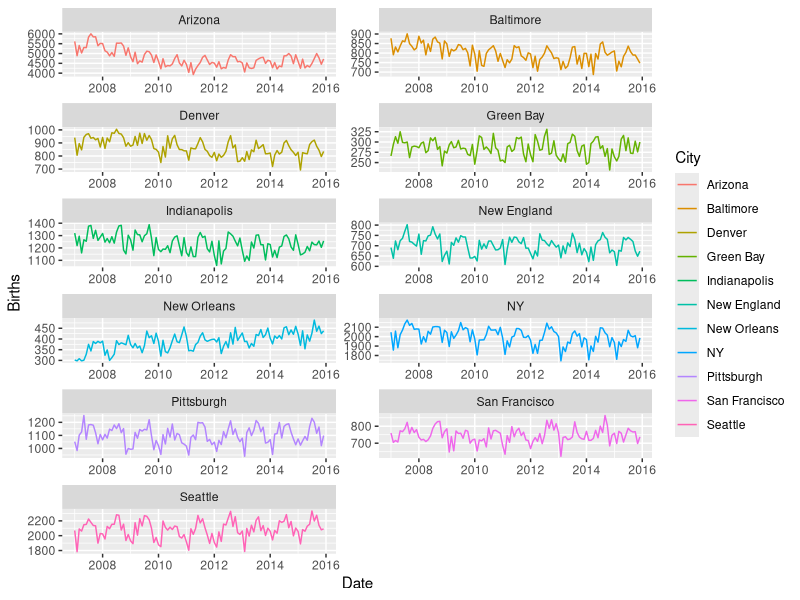
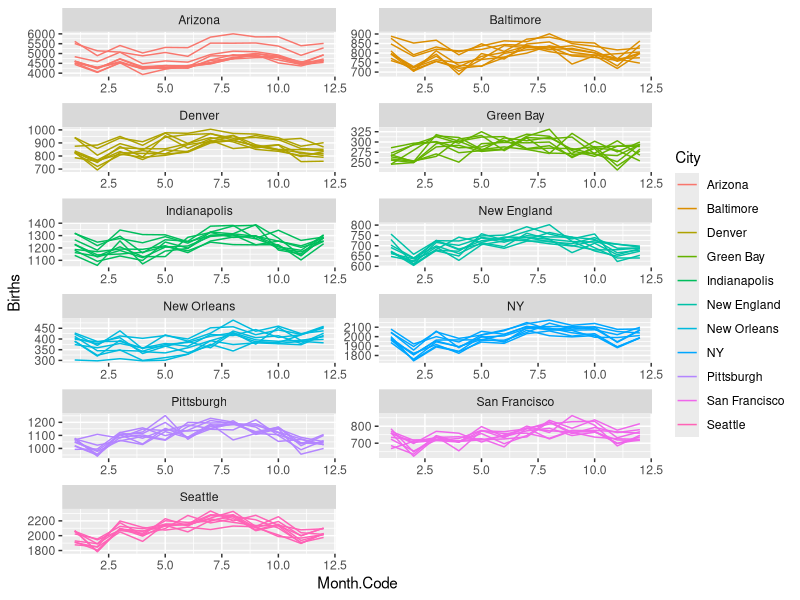
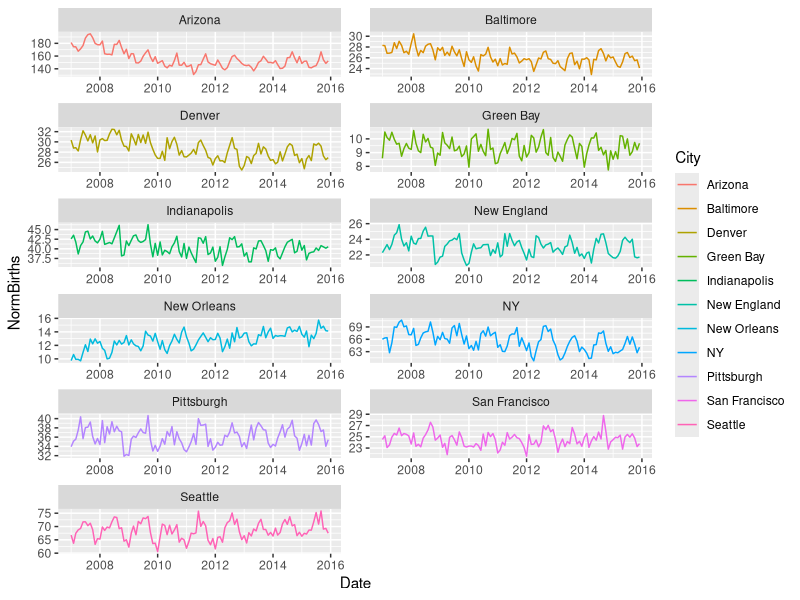

These charts were generated, in order, by the following R code:
library(plyr)
library(ggplot2)

# Read in the raw data
raw.data <- read.table("Raw/Births by county and month with man edits.txt"
           , header = TRUE)

# Subset to the vars of interest AND Subset to the counties that participated in the Super Bowl
  ## First need to recode some counties that are within the range for the home team
  
  edit.data <- raw.data
  
  edit.data$County <- revalue(edit.data$County, c("Marion County, IN" = "Indianapolis")) # Colts
  
  edit.data$County <- revalue(edit.data$County, c("Bronx County, NY" = "NY"
                                          ,"Kings County, NY" = "NY"
                                          ,"New York County, NY" = "NY"
                                          ,"Queens County, NY" = "NY"
                                          ,"Richmond County, NY" = "NY")) # Giants
  
  edit.data$County <- revalue(edit.data$County, c("Allegheny County, PA" = "Pittsburgh")) # Steelers
  
  edit.data$County <- revalue(edit.data$County, c("Orleans Parish, LA" = "New Orleans")) # Saints
  
  edit.data$County <- revalue(edit.data$County, c("Brown County, WI" = "Green Bay")) # Packers
  
  edit.data$County <- revalue(edit.data$County, c("Baltimore city, MD" = "Baltimore"
                                          ,"Baltimore County, MD" = "Baltimore" )) # Ravens
  
  edit.data$County <- revalue(edit.data$County, c("King County, WA" = "Seattle")) # Seahawks
  
  edit.data$County <- revalue(edit.data$County, c("Suffolk County, MA" = "New England"
                                                  ,"Norfolk County, MA" = "New England")) # Patriots
  
  edit.data$County <- revalue(edit.data$County, c("Maricopa County, AZ" = "Arizona")) # Cardinals
  
  edit.data$County <- revalue(edit.data$County, c("San Francisco County, CA" = "San Francisco")) # 49ers
  
  edit.data$County <- revalue(edit.data$County, c("Denver County, CO" = "Denver")) # Broncos
  
  edit.data$recoded <- regexpr(',', edit.data$County) == -1
  
  final.data <- subset(edit.data, recoded == TRUE , select = c(County, Year, Month.Code, Births)) 
  
  ## Aggregate the data with the recoding
  
  final.data <-aggregate(final.data, by=list(final.data$County, final.data$Year, final.data$Month.Code), 
                         FUN=mean, na.rm=TRUE)
  
  final.data$Date <- as.Date(paste( final.data$Month.Code, 1, final.data$Year, sep = "/"), "%m/%d/%Y")
  
  names(final.data)[names(final.data) == 'Group.1'] <- 'City'
  
  #final.data <- subset(final.data, select = c(City, Births, Date))
  
  # Flag the time period when the counties participated in the Super Bowl
  
  # Flag the time period 9 months after the counties participated in the Super Bowl
  
  # Quick visualization
  ggplot(data=final.data, aes(x=Date, y=Births, color = City)) + geom_line() + facet_wrap(~City, scales="free", ncol = 2) # spectral content
  ggplot(data=final.data, aes(x=Month.Code, y=Births, color = City, group = Year)) + geom_line() + facet_wrap(~City, scales="free", ncol = 2) # change in spectral content
  
  # Normalize data for differences in days
  final.data$NormBirths <- 1
  final.data$NormBirths[final.data$Month.Code %in% c(9, 4, 6, 11)] <- final.data$Births[final.data$Month.Code %in% c(9, 4, 6, 11)]/30
  final.data$NormBirths[final.data$Month.Code %in% c(1,3,5, 7, 8, 10, 12)] <- final.data$Births[final.data$Month.Code %in% c(1,3,5, 7, 8, 10, 12)]/31
  final.data$NormBirths[final.data$Month.Code == 2] <- final.data$Births[final.data$Month.Code== 2]/28
  
ggplot(data=final.data, aes(x=Date, y=NormBirths, color = City)) + geom_line() + facet_wrap(~City, scales="free", ncol = 2) # spectral content
